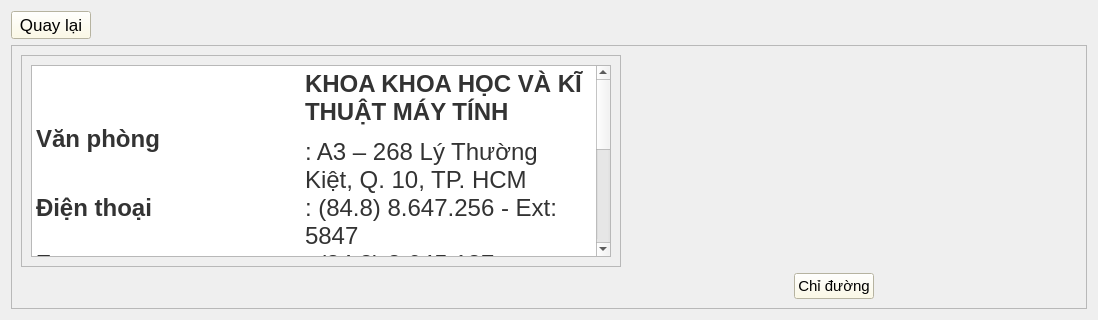
      <widget class="QWidget" name="page_info">
       <layout class="QGridLayout" name="gridLayout_12">
        <item row="0" column="1">
         <spacer name="horizontalSpacer_5">
          <property name="orientation">
           <enum>Qt::Horizontal</enum>
          </property>
          <property name="sizeHint" stdset="0">
           <size>
            <width>957</width>
            <height>20</height>
           </size>
          </property>
         </spacer>
        </item>
        <item row="0" column="0">
         <widget class="QPushButton" name="backbutton2">
          <property name="enabled">
           <bool>true</bool>
          </property>
          <property name="font">
           <font>
            <pointsize>13</pointsize>
           </font>
          </property>
          <property name="tabletTracking">
           <bool>true</bool>
          </property>
          <property name="styleSheet">
           <string notr="true">background-color:rgb(255, 251, 224)
</string>
          </property>
          <property name="text">
           <string>Quay lại</string>
          </property>
          <property name="icon">
           <iconset resource="../../mapbachkhoa/map.qrc">
            <normaloff>:/icon/icon/back-icon-png-17.png</normaloff>:/icon/icon/back-icon-png-17.png</iconset>
          </property>
          <property name="iconSize">
           <size>
            <width>30</width>
            <height>30</height>
           </size>
          </property>
         </widget>
        </item>
        <item row="1" column="0" colspan="2">
         <widget class="QFrame" name="frame_7">
          <property name="frameShape">
           <enum>QFrame::StyledPanel</enum>
          </property>
          <property name="frameShadow">
           <enum>QFrame::Raised</enum>
          </property>
          <layout class="QGridLayout" name="gridLayout_11">
           <item row="1" column="2">
            <widget class="QPushButton" name="find_path">
             <property name="font">
              <font>
               <pointsize>11</pointsize>
              </font>
             </property>
             <property name="tabletTracking">
              <bool>true</bool>
             </property>
             <property name="styleSheet">
              <string notr="true">background-color:rgb(255, 251, 224)
</string>
             </property>
             <property name="text">
              <string>Chỉ đường</string>
             </property>
             <property name="icon">
              <iconset resource="../../mapbachkhoa/map.qrc">
               <normaloff>:/map/download (1).jfif</normaloff>:/map/download (1).jfif</iconset>
             </property>
             <property name="iconSize">
              <size>
               <width>45</width>
               <height>45</height>
              </size>
             </property>
            </widget>
           </item>
           <item row="1" column="0" colspan="2">
            <spacer name="horizontalSpacer_6">
             <property name="orientation">
              <enum>Qt::Horizontal</enum>
             </property>
             <property name="sizeHint" stdset="0">
              <size>
               <width>767</width>
               <height>20</height>
              </size>
             </property>
            </spacer>
           </item>
           <item row="1" column="3">
            <spacer name="horizontalSpacer_7">
             <property name="orientation">
              <enum>Qt::Horizontal</enum>
             </property>
             <property name="sizeHint" stdset="0">
              <size>
               <width>197</width>
               <height>20</height>
              </size>
             </property>
            </spacer>
           </item>
           <item row="0" column="0">
            <widget class="QFrame" name="frame_8">
             <property name="maximumSize">
              <size>
               <width>600</width>
               <height>16777215</height>
              </size>
             </property>
             <property name="frameShape">
              <enum>QFrame::StyledPanel</enum>
             </property>
             <property name="frameShadow">
              <enum>QFrame::Raised</enum>
             </property>
             <layout class="QGridLayout" name="gridLayout_10">
              <item row="0" column="0">
               <widget class="QTextEdit" name="info_room">
                <property name="maximumSize">
                 <size>
                  <width>600</width>
                  <height>16777215</height>
                 </size>
                </property>
                <property name="readOnly">
                 <bool>true</bool>
                </property>
                <property name="html">
                 <string>&lt;!DOCTYPE HTML PUBLIC &quot;-//W3C//DTD HTML 4.0//EN&quot; &quot;http://www.w3.org/TR/REC-html40/strict.dtd&quot;&gt;
&lt;html&gt;&lt;head&gt;&lt;meta name=&quot;qrichtext&quot; content=&quot;1&quot; /&gt;&lt;style type=&quot;text/css&quot;&gt;
p, li { white-space: pre-wrap; }
&lt;/style&gt;&lt;/head&gt;&lt;body style=&quot; font-family:'MS Shell Dlg 2'; font-size:9.75pt; font-weight:400; font-style:normal;&quot;&gt;
&lt;table border=&quot;0&quot; style=&quot; margin-top:0px; margin-bottom:0px; margin-left:0px; margin-right:0px;&quot; cellspacing=&quot;0&quot; cellpadding=&quot;0&quot; bgcolor=&quot;#ffffff&quot;&gt;
&lt;tr&gt;
&lt;td style=&quot; padding-left:0; padding-right:0; padding-top:0; padding-bottom:0;&quot;&gt;
&lt;p style=&quot; margin-top:12px; margin-bottom:12px; margin-left:0px; margin-right:0px; -qt-block-indent:0; text-indent:0px;&quot;&gt;&lt;span style=&quot; font-size:18pt;&quot;&gt;&lt;br /&gt;&lt;/span&gt;&lt;/p&gt;
&lt;p style=&quot; margin-top:12px; margin-bottom:12px; margin-left:0px; margin-right:0px; -qt-block-indent:0; text-indent:0px;&quot;&gt;&lt;span style=&quot; font-family:'arial,helvetica,sans-serif'; font-size:18pt; font-weight:600; color:#333333;&quot;&gt;Văn phòng&lt;/span&gt;&lt;/p&gt;&lt;/td&gt;
&lt;td style=&quot; padding-left:0; padding-right:0; padding-top:0; padding-bottom:0;&quot;&gt;
&lt;p style=&quot; margin-top:12px; margin-bottom:12px; margin-left:0px; margin-right:0px; -qt-block-indent:0; text-indent:0px;&quot;&gt;&lt;span style=&quot; font-family:'arial,helvetica,sans-serif'; font-size:18pt; font-weight:600; color:#333333;&quot;&gt;KHOA KHOA HỌC VÀ KĨ THUẬT MÁY TÍNH&lt;/span&gt;&lt;/p&gt;
&lt;p style=&quot; margin-top:12px; margin-bottom:12px; margin-left:0px; margin-right:0px; -qt-block-indent:0; text-indent:0px;&quot;&gt;&lt;span style=&quot; font-family:'arial,helvetica,sans-serif'; font-size:18pt; color:#333333;&quot;&gt;: A3 – 268 Lý Thường Kiệt, Q. 10, TP. HCM&lt;/span&gt;&lt;/p&gt;&lt;/td&gt;&lt;/tr&gt;
&lt;tr&gt;
&lt;td style=&quot; padding-left:0; padding-right:0; padding-top:0; padding-bottom:0;&quot;&gt;
&lt;p style=&quot; margin-top:12px; margin-bottom:12px; margin-left:0px; margin-right:0px; -qt-block-indent:0; text-indent:0px;&quot;&gt;&lt;span style=&quot; font-family:'arial,helvetica,sans-serif'; font-size:18pt; font-weight:600; color:#333333;&quot;&gt;Điện thoại&lt;/span&gt;&lt;/p&gt;&lt;/td&gt;
&lt;td style=&quot; padding-left:0; padding-right:0; padding-top:0; padding-bottom:0;&quot;&gt;
&lt;p style=&quot; margin-top:12px; margin-bottom:12px; margin-left:0px; margin-right:0px; -qt-block-indent:0; text-indent:0px;&quot;&gt;&lt;span style=&quot; font-family:'arial,helvetica,sans-serif'; font-size:18pt; color:#333333;&quot;&gt;: (84.8) 8.647.256 - Ext: 5847&lt;/span&gt;&lt;/p&gt;&lt;/td&gt;&lt;/tr&gt;
&lt;tr&gt;
&lt;td style=&quot; padding-left:0; padding-right:0; padding-top:0; padding-bottom:0;&quot;&gt;
&lt;p style=&quot; margin-top:12px; margin-bottom:12px; margin-left:0px; margin-right:0px; -qt-block-indent:0; text-indent:0px;&quot;&gt;&lt;span style=&quot; font-family:'arial,helvetica,sans-serif'; font-size:18pt; font-weight:600; color:#333333;&quot;&gt;Fax&lt;/span&gt;&lt;/p&gt;&lt;/td&gt;
&lt;td style=&quot; padding-left:0; padding-right:0; padding-top:0; padding-bottom:0;&quot;&gt;
&lt;p style=&quot; margin-top:12px; margin-bottom:12px; margin-left:0px; margin-right:0px; -qt-block-indent:0; text-indent:0px;&quot;&gt;&lt;span style=&quot; font-family:'arial,helvetica,sans-serif'; font-size:18pt; color:#333333;&quot;&gt;: (84.8) 8.645.137&lt;/span&gt;&lt;/p&gt;&lt;/td&gt;&lt;/tr&gt;
&lt;tr&gt;
&lt;td style=&quot; padding-left:0; padding-right:0; padding-top:0; padding-bottom:0;&quot;&gt;
&lt;p style=&quot; margin-top:12px; margin-bottom:12px; margin-left:0px; margin-right:0px; -qt-block-indent:0; text-indent:0px;&quot;&gt;&lt;span style=&quot; font-family:'arial,helvetica,sans-serif'; font-size:18pt; font-weight:600; color:#333333;&quot;&gt;Website&lt;/span&gt;&lt;/p&gt;&lt;/td&gt;
&lt;td style=&quot; padding-left:0; padding-right:0; padding-top:0; padding-bottom:0;&quot;&gt;
&lt;p style=&quot; margin-top:12px; margin-bottom:12px; margin-left:0px; margin-right:0px; -qt-block-indent:0; text-indent:0px;&quot;&gt;&lt;span style=&quot; font-family:'arial,helvetica,sans-serif'; font-size:18pt; color:#333333;&quot;&gt;: &lt;/span&gt;&lt;a href=&quot;http://www.cse.hcmut.edu.vn/&quot;&gt;&lt;span style=&quot; font-family:'arial,helvetica,sans-serif'; font-size:18pt; text-decoration: underline; color:#428bca; background-color:transparent;&quot;&gt;http://www.cse.hcmut.edu.vn&lt;/span&gt;&lt;/a&gt;&lt;/p&gt;&lt;/td&gt;&lt;/tr&gt;
&lt;tr&gt;
&lt;td style=&quot; padding-left:0; padding-right:0; padding-top:0; padding-bottom:0;&quot;&gt;
&lt;p style=&quot; margin-top:12px; margin-bottom:12px; margin-left:0px; margin-right:0px; -qt-block-indent:0; text-indent:0px;&quot;&gt;&lt;span style=&quot; font-family:'arial,helvetica,sans-serif'; font-size:18pt; font-weight:600; color:#333333;&quot;&gt;Email&lt;/span&gt;&lt;/p&gt;&lt;/td&gt;
&lt;td style=&quot; padding-left:0; padding-right:0; padding-top:0; padding-bottom:0;&quot;&gt;
&lt;p style=&quot; margin-top:12px; margin-bottom:12px; margin-left:0px; margin-right:0px; -qt-block-indent:0; text-indent:0px;&quot;&gt;&lt;span style=&quot; font-family:'arial,helvetica,sans-serif'; font-size:18pt; color:#333333;&quot;&gt;: &lt;/span&gt;&lt;a href=&quot;mailto:welcome@cse.hcmut.edu.vn&quot;&gt;&lt;span style=&quot; font-family:'arial,helvetica,sans-serif'; font-size:18pt; text-decoration: underline; color:#428bca; background-color:transparent;&quot;&gt;welcome@cse.hcmut.edu.vn&lt;/span&gt;&lt;/a&gt;&lt;/p&gt;&lt;/td&gt;&lt;/tr&gt;
&lt;tr&gt;
&lt;td style=&quot; padding-left:0; padding-right:0; padding-top:0; padding-bottom:0;&quot;&gt;
&lt;p style=&quot; margin-top:12px; margin-bottom:12px; margin-left:0px; margin-right:0px; -qt-block-indent:0; text-indent:0px;&quot;&gt;&lt;span style=&quot; font-family:'arial,helvetica,sans-serif'; font-size:18pt; font-weight:600; color:#333333;&quot;&gt;Trưởng khoa&lt;/span&gt;&lt;/p&gt;&lt;/td&gt;
&lt;td style=&quot; padding-left:0; padding-right:0; padding-top:0; padding-bottom:0;&quot;&gt;
&lt;p style=&quot; margin-top:12px; margin-bottom:12px; margin-left:0px; margin-right:0px; -qt-block-indent:0; text-indent:0px;&quot;&gt;&lt;span style=&quot; font-family:'arial,helvetica,sans-serif'; font-size:18pt; color:#333333;&quot;&gt;: TS Phạm Trần Vũ&lt;/span&gt;&lt;/p&gt;&lt;/td&gt;&lt;/tr&gt;
&lt;tr&gt;
&lt;td style=&quot; padding-left:0; padding-right:0; padding-top:0; padding-bottom:0;&quot;&gt;
&lt;p style=&quot; margin-top:12px; margin-bottom:12px; margin-left:0px; margin-right:0px; -qt-block-indent:0; text-indent:0px;&quot;&gt;&lt;span style=&quot; font-family:'arial,helvetica,sans-serif'; font-size:18pt; font-weight:600; color:#333333;&quot;&gt;Email của Trưởng khoa&lt;/span&gt;&lt;/p&gt;&lt;/td&gt;
&lt;td style=&quot; padding-left:0; padding-right:0; padding-top:0; padding-bottom:0;&quot;&gt;
&lt;p style=&quot; margin-top:12px; margin-bottom:12px; margin-left:0px; margin-right:0px; -qt-block-indent:0; text-indent:0px;&quot;&gt;&lt;span style=&quot; font-family:'arial,helvetica,sans-serif'; font-size:18pt; color:#333333;&quot;&gt;: &lt;/span&gt;&lt;a href=&quot;http://ptvu@cse.hcmut.edu.vn/&quot;&gt;&lt;span style=&quot; font-family:'verdana,geneva,sans-serif'; font-size:18pt; text-decoration: underline; color:#428bca; background-color:transparent;&quot;&gt;ptvu@cse.hcmut.edu.vn&lt;/span&gt;&lt;/a&gt;&lt;/p&gt;&lt;/td&gt;&lt;/tr&gt;&lt;/table&gt;
&lt;p style=&quot;-qt-paragraph-type:empty; margin-top:0px; margin-bottom:0px; margin-left:0px; margin-right:0px; -qt-block-indent:0; text-indent:0px; font-size:18pt;&quot;&gt;&lt;br /&gt;&lt;/p&gt;&lt;/body&gt;&lt;/html&gt;</string>
                </property>
               </widget>
              </item>
             </layout>
            </widget>
           </item>
           <item row="0" column="1" colspan="3">
            <widget class="QLabel" name="image_room">
             <property name="maximumSize">
              <size>
               <width>800</width>
               <height>800</height>
              </size>
             </property>
             <property name="text">
              <string/>
             </property>
             <property name="pixmap">
              <pixmap>../khohtmt.jpg</pixmap>
             </property>
             <property name="scaledContents">
              <bool>true</bool>
             </property>
            </widget>
           </item>
          </layout>
         </widget>
        </item>
       </layout>
      </widget>
